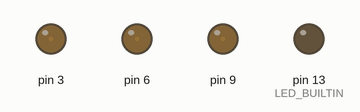
Recording of a sketch running on a simulated Arduino Uno, built with avr-gcc and run on an emulated ATmega328P. Shown: output pins drawn as LEDs (lit = HIGH). What the sketch prints to the serial monitor is not drawn.

Above: at 0.05 s.
At 2.2 s:
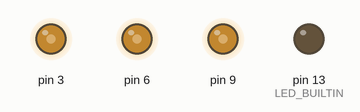
At 4.4 s:
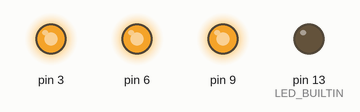
At 6.6 s:
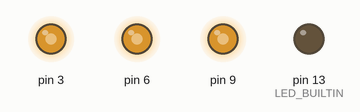
At 8.8 s:
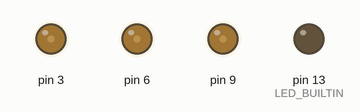
Timing chart, 0 to 12.8 s (numbered marks = the images above):
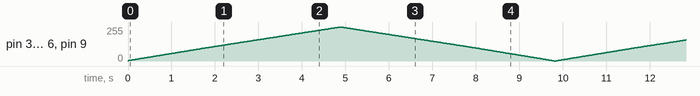

The sketch:

daring_lappi1.ino
```cpp
// C++ code
//

void setup()
{
  pinMode(LED_BUILTIN, OUTPUT);
  Serial.begin(9600);
}

void loop()
{
  int digitalInput;

  for (digitalInput=0; digitalInput<255; digitalInput++){
    Serial.print("digitalInput: ");
    Serial.println(digitalInput);
    analogWrite(9, digitalInput);  // multimetro 9
    analogWrite(6, digitalInput);  // led 6
    analogWrite(3, digitalInput);  // osciloscopio 3
}
  for (digitalInput =255; digitalInput>=0; digitalInput--){
    Serial.print("digitalInput: ");
    Serial.println(digitalInput);
    analogWrite(9, digitalInput);  // multimetro 9
    analogWrite(6, digitalInput);  // led 6
    analogWrite(3, digitalInput);  // osciloscopio 3
  }

}
```
